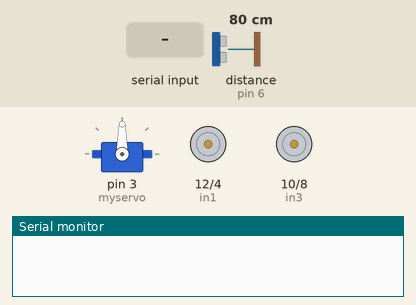
Recording of a sketch running on a simulated Arduino Uno, built with avr-gcc and run on an emulated ATmega328P. Parts: servo, motor-driver pin pairs drawn as motors (green arrow = first pin HIGH = forward, orange = second pin HIGH = backward, longer = more drive, scaled by the enable pin), the last lines printed to the serial monitor. Inputs (shaded band) come from the test bench; at power-on: distance to the obstacle (sensor on pin 6) 80 cm. The echo pulse lasts 58.3 µs per cm.

Above: at 1.2 s.
1.3 s: "w" received over Serial
At 2.4 s:
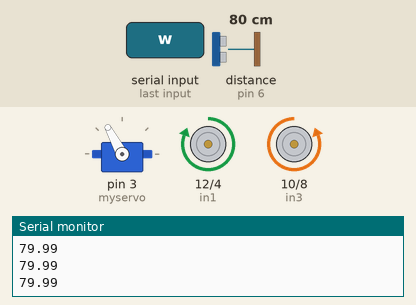
2.8 s: "e" received over Serial
At 3.5 s:
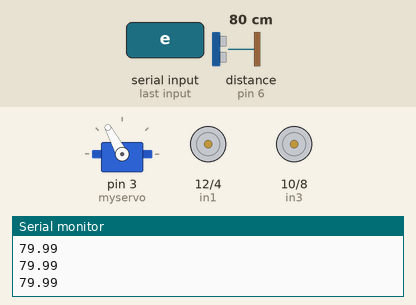
4.3 s: "s" received over Serial
At 5.1 s:
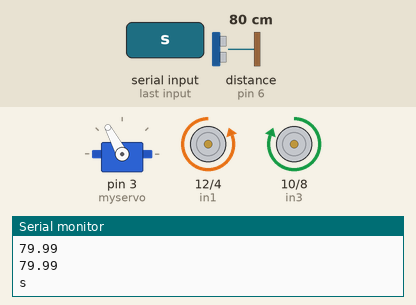
6.8 s: "a" received over Serial
At 7.2 s:
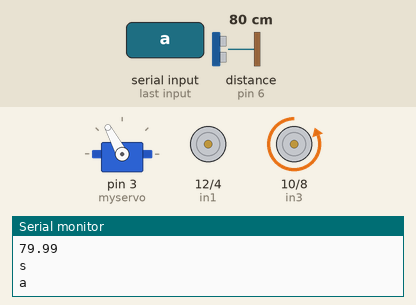
8.8 s: "d" received over Serial
At 9.1 s:
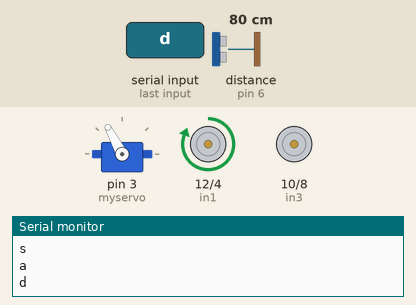
10.8 s: "A" received over Serial
At 11.2 s:
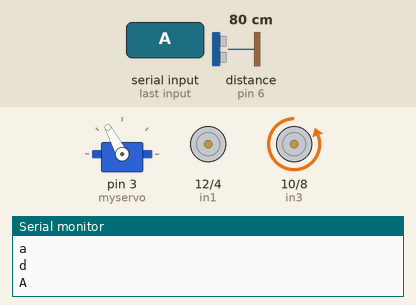
Timing chart, 0 to 13.8 s (numbered marks = the images above; inputs shaded):
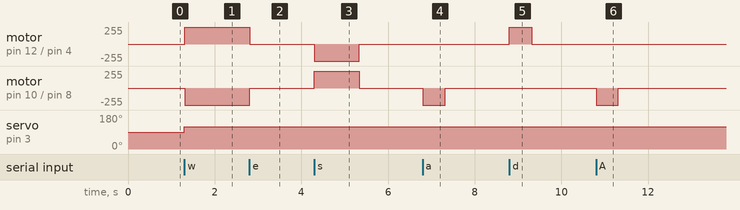

Measured:
- after the input at 1.3 s, motor on pin 12 (in1) / pin 4 (in2): stopped → forward 255/255 at once; motor on pin 10 (in3) / pin 8 (in4): stopped → backward 255/255 at once; servo on pin 3 (myservo): 90° → 118° at once
- after the input at 2.8 s, motor on pin 12 (in1) / pin 4 (in2): forward 255/255 → stopped at once; motor on pin 10 (in3) / pin 8 (in4): backward 255/255 → stopped at once
- after the input at 4.3 s, motor on pin 12 (in1) / pin 4 (in2): stopped → backward 255/255 at once, → stopped 1.0 s later; motor on pin 10 (in3) / pin 8 (in4): stopped → forward 255/255 at once, → stopped 1.0 s later
- after the input at 6.8 s, motor on pin 10 (in3) / pin 8 (in4): stopped → backward 255/255 at once, → stopped 0.52 s later
- after the input at 8.8 s, motor on pin 12 (in1) / pin 4 (in2): stopped → forward 255/255 at once, → stopped 0.51 s later
- after the input at 10.8 s, motor on pin 10 (in3) / pin 8 (in4): stopped → backward 255/255 at once, → stopped 0.52 s later

The sketch:

robot_control.ino
```cpp
#include <Servo.h>

Servo myservo;

float duration, distance;
int  ena = 11;
int  in1 = 12;
int  in2 = 4;
int  in3 = 10;
int  in4 = 8;
int  enb = 9;
int trigPin = 7;
int echoPin = 6;

void forwards();
void backwards();
void turnLeft();
void turnRight();
void stop1();
float getDistance();
void servoLeft();
bool servo();
void setup() {
  Serial.begin(9600);
  pinMode(ena,OUTPUT);
  pinMode(in1,OUTPUT);
  pinMode(in2,OUTPUT);
  pinMode(in3,OUTPUT);
  pinMode(in4,OUTPUT);
  pinMode(enb,OUTPUT);
    myservo.attach(3);
   pinMode(trigPin, OUTPUT);
 pinMode(echoPin, INPUT);
 Serial.begin(9600);
}

void loop() {
  char keyboard = '/';
  stop1();
  if(Serial.available() > 0)
  {
    keyboard = Serial.read();
    Serial.println(keyboard);
    switch(keyboard)
    {
      case 'w': case 'W':
      for(int i = 0;i < 500 ;++i)
      {
         if(Serial.available() > 0)
         {

             keyboard = Serial.read();
             if(keyboard == 'e')
             {
              stop1();
              break;
             }
         }
         if(servo())
         {
          forwards();
          delay(1);
         }
         else
         {
          stop1();
          break;
         }
      }
       break;
      case 's': case 'S':
        for(int i =0;i<1000;++i)
        {
         backwards();
          if(Serial.available() > 0)
         {
             keyboard = Serial.read();
             if(keyboard == 'e')
             {
             stop1();
             break;
            }
          }
           delay(1);
        }
         break;
     case 'a': case 'A':
     for(int i = 0;i < 500;++i)
     {
        turnLeft();
         if(Serial.available() > 0)
        {
           keyboard = Serial.read();
           if(keyboard == 'e')
           {
            stop1();
            break;
           }
        }
        delay(1);
     }
       break;
     case 'd': case 'D':
     for(int i = 0;i<500;++i)
     {
       turnRight();
        if(Serial.available() > 0)
        {
           keyboard = Serial.read();
           if(keyboard == 'e')
           {
            stop1();
            break;
           }
        }
       delay(1);
     }
       break;
     default:
        stop1();
        break;
    }
  }
}
void forwards()
{
  digitalWrite(ena, HIGH);
  digitalWrite(enb, HIGH);
  digitalWrite(in1,HIGH);
  digitalWrite(in2,LOW);
  digitalWrite(in4,HIGH);
  digitalWrite(in3,LOW);
}
void backwards()
{
  digitalWrite(ena,HIGH);
  digitalWrite(enb,HIGH);
  digitalWrite(in2,HIGH);
  digitalWrite(in1,LOW);
  digitalWrite(in3,HIGH);
  digitalWrite(in4,LOW);
}
void turnLeft()
{
  digitalWrite(ena,LOW);
  digitalWrite(enb,HIGH);
  digitalWrite(in4,HIGH);
  digitalWrite(in3,LOW);
}
void turnRight()
{
  digitalWrite(ena,HIGH);
  digitalWrite(enb,LOW);
  digitalWrite(in1,HIGH);
  digitalWrite(in2,LOW);
}
void stop1()
{
  digitalWrite(ena,LOW);
  digitalWrite(enb,LOW);
}

float getDistance()
{
  digitalWrite(trigPin, LOW);
 delayMicroseconds(2);
 digitalWrite(trigPin, HIGH);
 delayMicroseconds(10);
 digitalWrite(trigPin, LOW);
 duration = pulseIn(echoPin, HIGH);
 distance = (duration*.0343)/2;
 return distance;
}
bool servo()
{
  bool not_to_close = true;
  myservo.write(118);
  if(getDistance() < 17)
  not_to_close = false;
  Serial.println(distance);
  return not_to_close;
}
```
